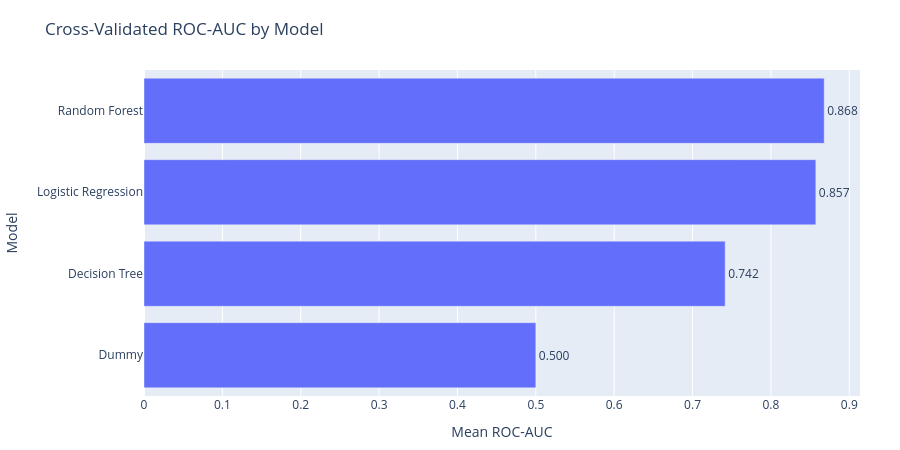

Notebook cell for this chart:
### Code cell
plot_df = cv_results_df.sort_values("ROC-AUC (mean)", ascending=True)

fig = px.bar(
    plot_df,
    x="ROC-AUC (mean)",
    y="Model",
    orientation="h",
    text="ROC-AUC (mean)",
    title="Cross-Validated ROC-AUC by Model",
    custom_data=[
        "Accuracy (mean)",
        "Precision (mean)",
        "Recall (mean)",
        "F1 (mean)"
    ]
)

fig.update_traces(
    texttemplate="%{text:.3f}",
    textposition="outside",
    hovertemplate=(
        "<b>%{y}</b><br>"
        "ROC-AUC: %{x:.3f}<br>"
        "Accuracy: %{customdata[0]:.3f}<br>"
        "Precision: %{customdata[1]:.3f}<br>"
        "Recall: %{customdata[2]:.3f}<br>"
        "F1-score: %{customdata[3]:.3f}<extra></extra>"
    )
)

fig.update_layout(
    xaxis_title="Mean ROC-AUC",
    yaxis_title="Model",
    height=450,
    margin=dict(t=70, r=40, b=50, l=120)
)

fig.show()

### Figure 1 — Plotly figure (JSON) as saved in the notebook; plotly's stock layout.template omitted (floating-point values rounded to 4 significant figures)
{"data": [{"customdata": [[0.6166, 0.0, 0.0, 0.0], [0.7459, 0.6594, 0.6966, 0.6758], [0.8077, 0.7593, 0.7292, 0.7433], [0.8091, 0.7774, 0.7037, 0.7365]], "hovertemplate": "<b>%{y}</b><br>ROC-AUC: %{x:.3f}<br>Accuracy: %{customdata[0]:.3f}<br>Precision: %{customdata[1]:.3f}<br>Recall: %{customdata[2]:.3f}<br>F1-score: %{customdata[3]:.3f}<extra></extra>", "legendgroup": "", "marker": {"color": "#636efa", "pattern": {"shape": ""}}, "name": "", "orientation": "h", "showlegend": false, "text": [0.5, 0.7416, 0.8573, 0.868], "textposition": "outside", "texttemplate": "%{text:.3f}", "type": "bar", "x": [0.5, 0.7416, 0.8573, 0.868], "xaxis": "x", "y": ["Dummy", "Decision Tree", "Logistic Regression", "Random Forest"], "yaxis": "y"}], "layout": {"barmode": "relative", "height": 450, "legend": {"tracegroupgap": 0}, "margin": {"b": 50, "l": 120, "r": 40, "t": 70}, "title": {"text": "Cross-Validated ROC-AUC by Model"}, "xaxis": {"anchor": "y", "domain": [0, 1], "title": {"text": "Mean ROC-AUC"}}, "yaxis": {"anchor": "x", "domain": [0, 1], "title": {"text": "Model"}}}}
